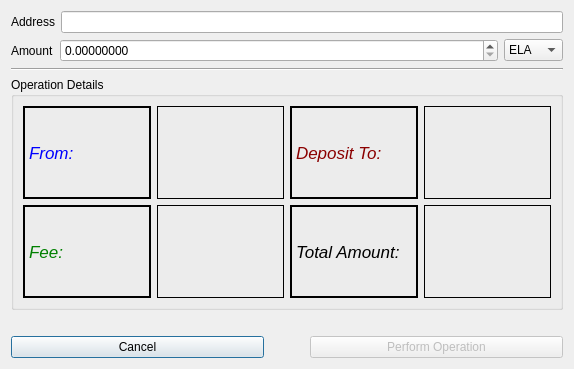
<?xml version="1.0" encoding="UTF-8"?>
<ui version="4.0">
 <class>GetAddressAmountWindow</class>
 <widget class="QDialog" name="GetAddressAmountWindow">
  <property name="geometry">
   <rect>
    <x>0</x>
    <y>0</y>
    <width>574</width>
    <height>369</height>
   </rect>
  </property>
  <property name="windowTitle">
   <string>Dialog</string>
  </property>
  <layout class="QGridLayout" name="gridLayout_4">
   <item row="0" column="0">
    <layout class="QGridLayout" name="gridLayout">
     <item row="5" column="0">
      <layout class="QHBoxLayout" name="horizontalLayout_3">
       <item>
        <widget class="QPushButton" name="btnCancel">
         <property name="text">
          <string>Cancel</string>
         </property>
        </widget>
       </item>
       <item>
        <spacer name="horizontalSpacer">
         <property name="orientation">
          <enum>Qt::Horizontal</enum>
         </property>
         <property name="sizeType">
          <enum>QSizePolicy::Minimum</enum>
         </property>
         <property name="sizeHint" stdset="0">
          <size>
           <width>40</width>
           <height>20</height>
          </size>
         </property>
        </spacer>
       </item>
       <item>
        <widget class="QPushButton" name="btnPerformOperation">
         <property name="enabled">
          <bool>false</bool>
         </property>
         <property name="text">
          <string>Perform Operation</string>
         </property>
        </widget>
       </item>
      </layout>
     </item>
     <item row="0" column="0">
      <layout class="QHBoxLayout" name="horizontalLayout">
       <item>
        <widget class="QLabel" name="lblAddressType">
         <property name="text">
          <string>Address</string>
         </property>
        </widget>
       </item>
       <item>
        <widget class="QLineEdit" name="leAddress"/>
       </item>
      </layout>
     </item>
     <item row="3" column="0">
      <widget class="QGroupBox" name="groupBox">
       <property name="sizePolicy">
        <sizepolicy hsizetype="Preferred" vsizetype="Expanding">
         <horstretch>0</horstretch>
         <verstretch>0</verstretch>
        </sizepolicy>
       </property>
       <property name="font">
        <font>
         <weight>50</weight>
         <italic>false</italic>
         <bold>false</bold>
        </font>
       </property>
       <property name="title">
        <string>Operation Details</string>
       </property>
       <layout class="QGridLayout" name="gridLayout_3">
        <item row="0" column="0">
         <layout class="QGridLayout" name="gridLayout_2">
          <item row="1" column="0">
           <layout class="QHBoxLayout" name="horizontalLayout_4">
            <item>
             <widget class="QLabel" name="label_1">
              <property name="font">
               <font>
                <pointsize>13</pointsize>
                <italic>true</italic>
               </font>
              </property>
              <property name="styleSheet">
               <string notr="true">color:blue;border:2px solid balck</string>
              </property>
              <property name="text">
               <string>From:</string>
              </property>
             </widget>
            </item>
            <item>
             <widget class="QLabel" name="lblOperationFromText">
              <property name="font">
               <font>
                <pointsize>15</pointsize>
                <weight>75</weight>
                <bold>true</bold>
                <underline>true</underline>
               </font>
              </property>
              <property name="styleSheet">
               <string notr="true">border:1px solid black</string>
              </property>
              <property name="text">
               <string/>
              </property>
              <property name="alignment">
               <set>Qt::AlignCenter</set>
              </property>
             </widget>
            </item>
            <item>
             <widget class="QLabel" name="lblOperationToType">
              <property name="font">
               <font>
                <pointsize>13</pointsize>
                <italic>true</italic>
               </font>
              </property>
              <property name="styleSheet">
               <string notr="true">color:darkred;border:2px solid black</string>
              </property>
              <property name="text">
               <string>Deposit To:</string>
              </property>
             </widget>
            </item>
            <item>
             <widget class="QLabel" name="lblOperationToText">
              <property name="font">
               <font>
                <pointsize>15</pointsize>
                <weight>75</weight>
                <bold>true</bold>
                <underline>true</underline>
               </font>
              </property>
              <property name="styleSheet">
               <string notr="true">border:1px solid black</string>
              </property>
              <property name="text">
               <string/>
              </property>
              <property name="alignment">
               <set>Qt::AlignCenter</set>
              </property>
             </widget>
            </item>
           </layout>
          </item>
          <item row="2" column="0">
           <layout class="QHBoxLayout" name="horizontalLayout_5">
            <item>
             <widget class="QLabel" name="label_6">
              <property name="font">
               <font>
                <pointsize>13</pointsize>
                <italic>true</italic>
               </font>
              </property>
              <property name="styleSheet">
               <string notr="true">color:green;border:2px solid balck</string>
              </property>
              <property name="text">
               <string>Fee:</string>
              </property>
             </widget>
            </item>
            <item>
             <widget class="QLabel" name="lblOperationFeeText">
              <property name="font">
               <font>
                <pointsize>15</pointsize>
                <weight>75</weight>
                <bold>true</bold>
                <underline>true</underline>
               </font>
              </property>
              <property name="styleSheet">
               <string notr="true">border:1px solid black</string>
              </property>
              <property name="text">
               <string/>
              </property>
              <property name="alignment">
               <set>Qt::AlignCenter</set>
              </property>
             </widget>
            </item>
            <item>
             <widget class="QLabel" name="label_7">
              <property name="font">
               <font>
                <pointsize>13</pointsize>
                <italic>true</italic>
               </font>
              </property>
              <property name="styleSheet">
               <string notr="true">border:2px solid black</string>
              </property>
              <property name="text">
               <string>Total Amount:</string>
              </property>
             </widget>
            </item>
            <item>
             <widget class="QLabel" name="lblOperationTotalAmountText">
              <property name="font">
               <font>
                <pointsize>15</pointsize>
                <weight>75</weight>
                <bold>true</bold>
                <underline>true</underline>
               </font>
              </property>
              <property name="styleSheet">
               <string notr="true">border:1px solid black</string>
              </property>
              <property name="text">
               <string/>
              </property>
              <property name="alignment">
               <set>Qt::AlignCenter</set>
              </property>
             </widget>
            </item>
           </layout>
          </item>
         </layout>
        </item>
       </layout>
      </widget>
     </item>
     <item row="4" column="0">
      <widget class="QLabel" name="lblErrorHint">
       <property name="text">
        <string/>
       </property>
       <property name="alignment">
        <set>Qt::AlignRight|Qt::AlignTrailing|Qt::AlignVCenter</set>
       </property>
      </widget>
     </item>
     <item row="1" column="0">
      <layout class="QHBoxLayout" name="horizontalLayout_2">
       <item>
        <widget class="QLabel" name="lblAmountType">
         <property name="text">
          <string>Amount</string>
         </property>
        </widget>
       </item>
       <item>
        <widget class="QDoubleSpinBox" name="dsbAmount">
         <property name="sizePolicy">
          <sizepolicy hsizetype="Expanding" vsizetype="Fixed">
           <horstretch>0</horstretch>
           <verstretch>0</verstretch>
          </sizepolicy>
         </property>
         <property name="decimals">
          <number>8</number>
         </property>
         <property name="maximum">
          <double>100.000000000000000</double>
         </property>
        </widget>
       </item>
       <item>
        <widget class="QComboBox" name="cbUnit">
         <item>
          <property name="text">
           <string>ELA</string>
          </property>
         </item>
         <item>
          <property name="text">
           <string>sELA</string>
          </property>
         </item>
        </widget>
       </item>
      </layout>
     </item>
     <item row="2" column="0">
      <widget class="Line" name="line">
       <property name="orientation">
        <enum>Qt::Horizontal</enum>
       </property>
      </widget>
     </item>
    </layout>
   </item>
  </layout>
 </widget>
 <resources/>
 <connections>
  <connection>
   <sender>btnCancel</sender>
   <signal>clicked()</signal>
   <receiver>GetAddressAmountWindow</receiver>
   <slot>reject()</slot>
   <hints>
    <hint type="sourcelabel">
     <x>59</x>
     <y>352</y>
    </hint>
    <hint type="destinationlabel">
     <x>183</x>
     <y>190</y>
    </hint>
   </hints>
  </connection>
 </connections>
</ui>
